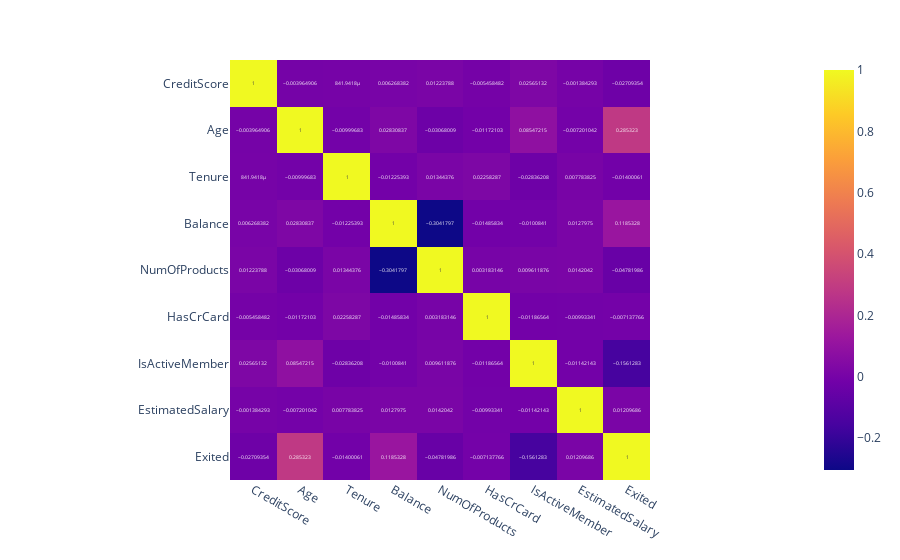

The notebook cell saved with this chart:
### Code cell
import plotly.express as px
fig = px.imshow(df.corr(), text_auto=True)
fig.show()

### Figure 1 — Plotly figure (JSON) as saved in the notebook; plotly's stock layout.template omitted (floating-point values rounded to 4 significant figures)
{"data": [{"coloraxis": "coloraxis", "hovertemplate": "x: %{x}<br>y: %{y}<br>color: %{z}<extra></extra>", "name": "0", "texttemplate": "%{z}", "type": "heatmap", "x": ["CreditScore", "Age", "Tenure", "Balance", "NumOfProducts", "HasCrCard", "IsActiveMember", "EstimatedSalary", "Exited"], "xaxis": "x", "y": ["CreditScore", "Age", "Tenure", "Balance", "NumOfProducts", "HasCrCard", "IsActiveMember", "EstimatedSalary", "Exited"], "yaxis": "y", "z": [[1, -0.003965, 0.0008419, 0.006268, 0.01224, -0.005458, 0.02565, -0.001384, -0.02709], [-0.003965, 1, -0.009997, 0.02831, -0.03068, -0.01172, 0.08547, -0.007201, 0.2853], [0.0008419, -0.009997, 1, -0.01225, 0.01344, 0.02258, -0.02836, 0.007784, -0.014], [0.006268, 0.02831, -0.01225, 1, -0.3042, -0.01486, -0.01008, 0.0128, 0.1185], [0.01224, -0.03068, 0.01344, -0.3042, 1, 0.003183, 0.009612, 0.0142, -0.04782], [-0.005458, -0.01172, 0.02258, -0.01486, 0.003183, 1, -0.01187, -0.009933, -0.007138], [0.02565, 0.08547, -0.02836, -0.01008, 0.009612, -0.01187, 1, -0.01142, -0.1561], [-0.001384, -0.007201, 0.007784, 0.0128, 0.0142, -0.009933, -0.01142, 1, 0.0121], [-0.02709, 0.2853, -0.014, 0.1185, -0.04782, -0.007138, -0.1561, 0.0121, 1]]}], "layout": {"coloraxis": {"colorscale": [[0, "#0d0887"], [0.1111, "#46039f"], [0.2222, "#7201a8"], [0.3333, "#9c179e"], [0.4444, "#bd3786"], [0.5556, "#d8576b"], [0.6667, "#ed7953"], [0.7778, "#fb9f3a"], [0.8889, "#fdca26"], [1, "#f0f921"]]}, "margin": {"t": 60}, "xaxis": {"anchor": "y", "constrain": "domain", "domain": [0, 1], "scaleanchor": "y"}, "yaxis": {"anchor": "x", "autorange": "reversed", "constrain": "domain", "domain": [0, 1]}}}
